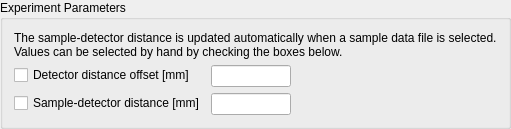
        <widget class="QGroupBox" name="geometry_options_groupbox">
         <property name="sizePolicy">
          <sizepolicy hsizetype="Expanding" vsizetype="Fixed">
           <horstretch>0</horstretch>
           <verstretch>0</verstretch>
          </sizepolicy>
         </property>
         <property name="minimumSize">
          <size>
           <width>0</width>
           <height>0</height>
          </size>
         </property>
         <property name="maximumSize">
          <size>
           <width>16777215</width>
           <height>16777215</height>
          </size>
         </property>
         <property name="title">
          <string>Experiment Parameters</string>
         </property>
         <property name="alignment">
          <set>Qt::AlignLeading|Qt::AlignLeft|Qt::AlignTop</set>
         </property>
         <layout class="QVBoxLayout" name="verticalLayout_5">
          <item>
           <layout class="QHBoxLayout" name="mask_template_horiz_layout">
            <property name="spacing">
             <number>0</number>
            </property>
            <item>
             <widget class="QLabel" name="experiment_parameter_help">
              <property name="sizePolicy">
               <sizepolicy hsizetype="Preferred" vsizetype="Expanding">
                <horstretch>0</horstretch>
                <verstretch>0</verstretch>
               </sizepolicy>
              </property>
              <property name="minimumSize">
               <size>
                <width>150</width>
                <height>0</height>
               </size>
              </property>
              <property name="styleSheet">
               <string notr="true">font: italic 10pt &quot;Bitstream Charter&quot;;</string>
              </property>
              <property name="text">
               <string>The sample-detector distance is updated automatically when a sample data file is selected.
Values can be selected by hand by checking the boxes below.</string>
              </property>
             </widget>
            </item>
           </layout>
          </item>
          <item>
           <layout class="QFormLayout" name="formLayout_3">
            <property name="sizeConstraint">
             <enum>QLayout::SetDefaultConstraint</enum>
            </property>
            <property name="fieldGrowthPolicy">
             <enum>QFormLayout::AllNonFixedFieldsGrow</enum>
            </property>
            <property name="labelAlignment">
             <set>Qt::AlignLeading|Qt::AlignLeft|Qt::AlignVCenter</set>
            </property>
            <property name="formAlignment">
             <set>Qt::AlignLeading|Qt::AlignLeft|Qt::AlignTop</set>
            </property>
            <item row="0" column="0">
             <widget class="QCheckBox" name="detector_offset_chk">
              <property name="toolTip">
               <string>Select to set the detector distance offset.</string>
              </property>
              <property name="statusTip">
               <string>Select to set the detector distance offset.</string>
              </property>
              <property name="whatsThis">
               <string/>
              </property>
              <property name="text">
               <string>Detector distance offset [mm]</string>
              </property>
             </widget>
            </item>
            <item row="0" column="1">
             <widget class="QLineEdit" name="detector_offset_edit">
              <property name="minimumSize">
               <size>
                <width>80</width>
                <height>0</height>
               </size>
              </property>
              <property name="maximumSize">
               <size>
                <width>80</width>
                <height>16777215</height>
               </size>
              </property>
              <property name="toolTip">
               <string>Enter the detector distance offset in mm.</string>
              </property>
              <property name="statusTip">
               <string>Enter the detector distance offset in mm.</string>
              </property>
             </widget>
            </item>
            <item row="1" column="0">
             <widget class="QCheckBox" name="sample_dist_chk">
              <property name="toolTip">
               <string>Select to force the sample-detector distance.</string>
              </property>
              <property name="statusTip">
               <string>Select to force the sample-detector distance.</string>
              </property>
              <property name="text">
               <string>Sample-detector distance [mm]</string>
              </property>
             </widget>
            </item>
            <item row="1" column="1">
             <widget class="QLineEdit" name="sample_dist_edit">
              <property name="sizePolicy">
               <sizepolicy hsizetype="Expanding" vsizetype="Fixed">
                <horstretch>0</horstretch>
                <verstretch>0</verstretch>
               </sizepolicy>
              </property>
              <property name="minimumSize">
               <size>
                <width>80</width>
                <height>0</height>
               </size>
              </property>
              <property name="maximumSize">
               <size>
                <width>80</width>
                <height>16777215</height>
               </size>
              </property>
              <property name="toolTip">
               <string>Enter the value of the sample-to-detector distance in mm.</string>
              </property>
              <property name="statusTip">
               <string>Enter the value of the sample-to-detector distance in mm.</string>
              </property>
             </widget>
            </item>
           </layout>
          </item>
         </layout>
        </widget>
